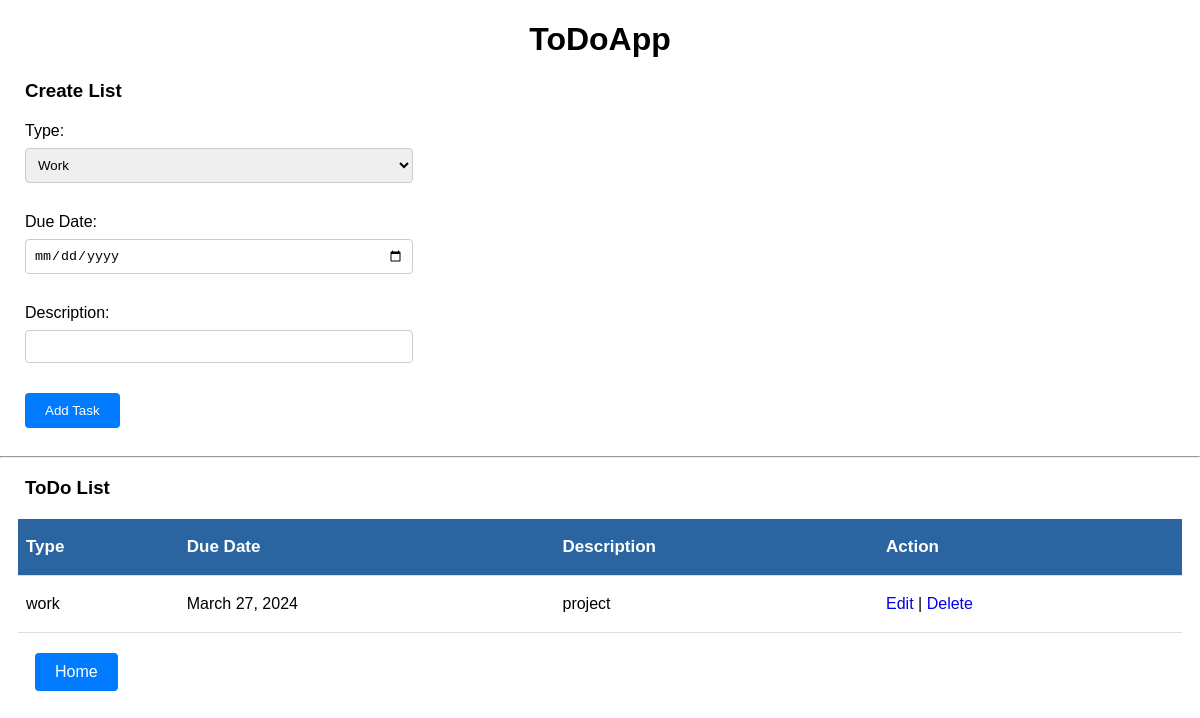
/todolist/, run on the app's committed database.
### management_app/models.py (models this page shows)
class ToDo(models.Model):
    type = models.CharField(max_length = 50)
    date = models.DateField()
    description = models.CharField(max_length = 50)
    class Meta:
        db_table = "todo"

### management_app/views.py (the view)
# urls.py: path('todolist/',views.todolist,name = "todolist"),
def todolist(request):
    todolist = ToDo.objects.all()
    return render(request,"todoapp.html",{'todolist':todolist})

### templates/todoapp.html (shortened to what this page needs)
<!DOCTYPE html>
<html lang="en">
<head>
</head>
<body>
    <center><h1>ToDoApp</h1></center>
    <h3>Create List</h3>
    <form method = "post" action = "{% url 'todo' %}">
            <label for="type"> Type: </label>
            <select id="type" name="type">
            <option value="work">Work</option>
            </select><br><br>
            <label for="date">Due Date:</label>
            <input type="date" id="date" name="date" class="date-input"><br><br>
            <label for="description">Description:</label>
            <input type="text" id="description" name="description"><br><br>
            <input type = "submit" value = "Add Task"><br>
    </form><hr>
    <h3>ToDo List</h3>
    <table>
        <thead>
            <tr>
                <th>Type</th>
                <th>Due Date</th>
                <th>Description</th>
                <th>Action</th>
            </tr>
        </thead>
        <tbody>
            {% for t in todolist %}
            <tr>
                <td>{{ t.type }}</td>
                <td>{{ t.date }}</td>
                <td>{{ t.description }}</td>
                <td><a href = "/todoedit/{{ t.id }}"style="text-decoration: none;">Edit</a> | <a href = "/tododelete/{{ t.id }}"style="text-decoration: none;">Delete</a></td>
            </tr>
            {% endfor %}
        </tbody>
    </table>
    <a href="/home" class="button">Home</a>
</body>
</html>

### templates/todoapp.html (style rules this page uses)
body { font-family: Arial, sans-serif; margin: 0; padding: 0; }
form { width: 400px; margin: 0 auto; padding: 20px; margin-left:5px; }
label { display: block; margin-bottom: 8px; }
input[type="text"], input[type="number"], input[type="date"], select, textarea { width: calc(100% - 12px); padding: 8px; margin-bottom: 12px; border: 1px solid #ccc; border-radius: 4px; box-sizing: border-box; }
input[type="submit"] { background-color: #007bff; color: #fff; border: none; border-radius: 4px; padding: 10px 20px; cursor: pointer; }
table { width: 97%; margin: 20px auto; border-collapse: collapse; }
th, td { border: none; text-align: left; padding: 8px; height: 40px; border-bottom: 1px solid #ddd; overflow: hidden; text-overflow: ellipsis; white-space: nowrap; }
th { background-color:#2a65a1; color: white; font-weight: bold; font-size:17px; }
.button { display: inline-block; padding: 10px 20px; background-color: #007bff; color: #fff; text-decoration: none; border: none; border-radius: 4px; cursor: pointer; transition: background-color 0.3s; margin-left:35px; }
h3 { margin-left:25px; margin-bottom:0px; }

### data on the page
ToDo: type "work", date "March 27, 2024", description "project"
